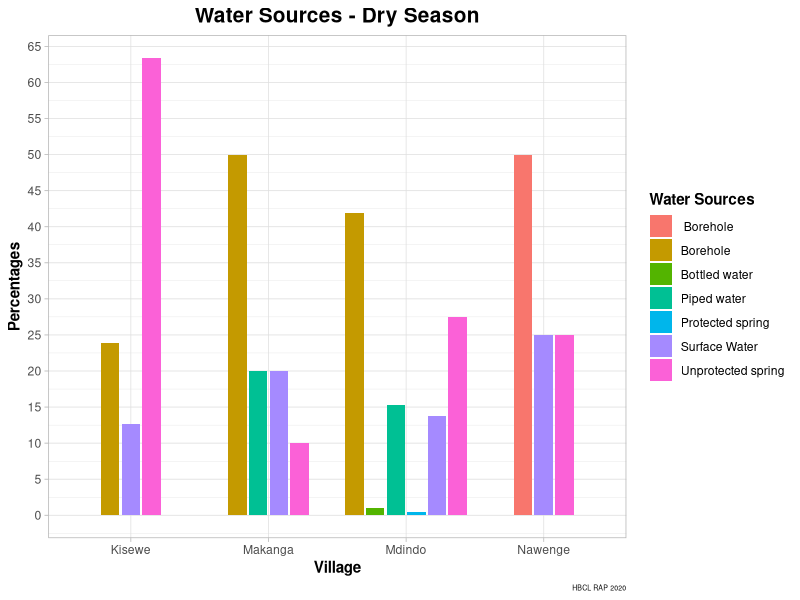
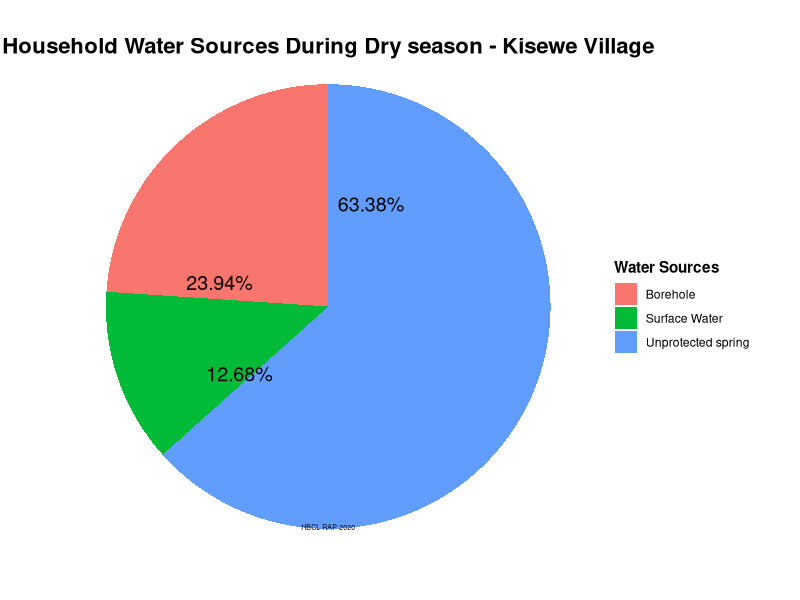
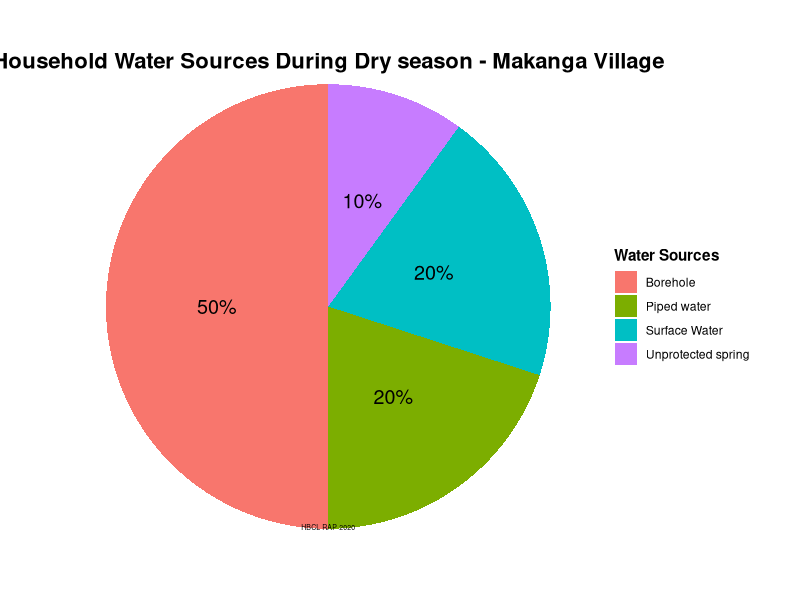
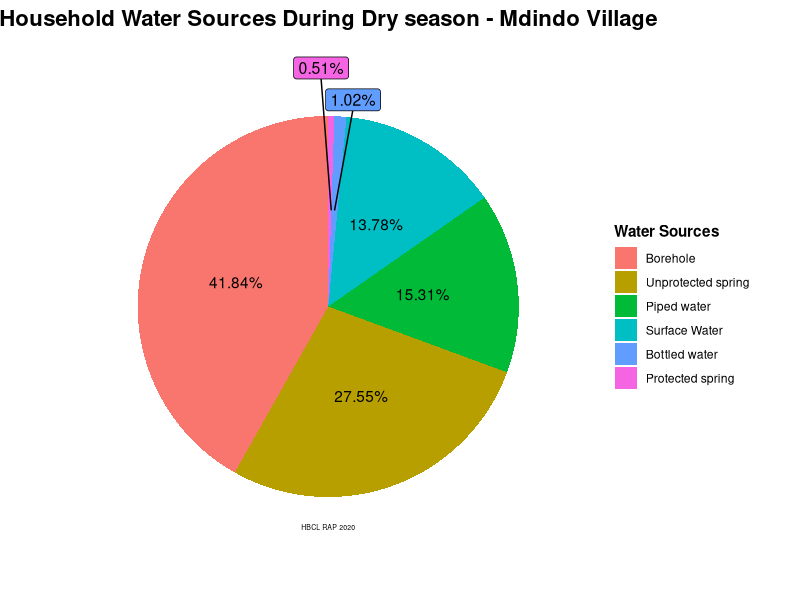
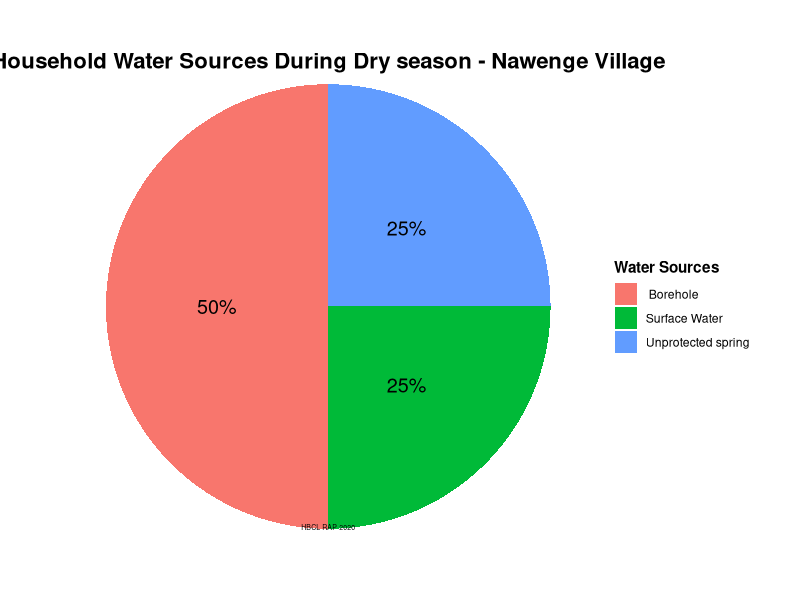

R code for these plots, in order: (Note: this script raises an error after producing the figures.)
      # Household Survey data analysis - WATER SORCES
      # Harmonic Biosphere Company Limited 
      # W. J. Simbila
      # June, 2020
      
      # Set working directory --------------------------------------------------------
      setwd("~")
      dir.create("RAP", showWarnings = FALSE)
      setwd("~/RAP")
      
      # Load/install required packageslibralies ---------------------------------------
      library(tidyverse)
      library(scales)
      library(ggrepel)
      
      
      options(scipen = 999)
      
      
      df<-read.csv("Household_Survey.csv",check.names = TRUE,stringsAsFactors = FALSE)
      
      
      # Renaming varibales
      df<-df %>% 
        rename(Respondent_Name = Respondent_.Name,
               HoH_N = HoH_.N, HM1_N = HM1_.N, HM7_G = HM6_G.1, HM8_G = HM_G)
      
      # WATER SERVICES AND DISTANCE 
      # 1 (a).Show percentage of each sources from each of the affected village - Dry Season
      df_Water_dryseason <- df %>% 
        select(Village, Water_Dryseason, Dryseason_dist_km) %>%
        mutate_all(na_if,"-") %>% 
        separate(Water_Dryseason,into = c("No_code","Water_Dryseason"),sep = "[0-9].") %>%
        mutate(Water_Dryseason = ifelse(is.na(Water_Dryseason), No_code, Water_Dryseason)) %>%
        select(-No_code) %>% 
        filter(!is.na(Water_Dryseason)) %>% 
        group_by(Village, Water_Dryseason) %>% 
        summarise(Dry_Season = n()) %>% 
        mutate(Dry_Season_Perc = round(Dry_Season/sum(Dry_Season)*100, digits = 2)) %>%
        mutate(Water_Dryseason = ifelse(Water_Dryseason ==" Unprotected spring", "Unprotected spring", Water_Dryseason),
               Water_Dryseason = ifelse(Water_Dryseason =="Surface water (lake/dam/river/stream)", "Surface Water", Water_Dryseason),
               Water_Dryseason = ifelse(Water_Dryseason ==" Surface water (lake/dam/river/stream)", "Surface Water", Water_Dryseason)) %>% 
        view()
      
      # Bar Chart Water Sources Dry Season
      ggplot(data = df_Water_dryseason, aes(x = Village, y = Dry_Season_Perc, fill = Water_Dryseason))+
        geom_col(position = position_dodge2(preserve = "single", width = 0.9))+
        #geom_text(aes(y = -1, label = Water_Dryseason), position = position_dodge(width = 0.9), size = 3, angle = 90, va = "top")+
        #geom_text(aes(label = ifelse(Dry_Season_Perc > 2, str_c(Dry_Season_Perc, "%"), "")), position = position_dodge2(width= 0.9, preserve = "single"),
                  #angle = 90, hjust = 1, size = 4)+
        #geom_text(aes(label = ifelse(Dry_Season_Perc < 2, str_c(Dry_Season_Perc, "%"), "")), position = position_dodge2(width= 0.9, preserve = "single"), 
                  #angle = 90, hjust = -0.1, size = 4)+
        scale_y_continuous(name = "Percentages", breaks = breaks_width(5))+
        labs(title = "Water Sources - Dry Season", caption = "HBCL RAP 2020", fill = "Water Sources")+
        theme_light()+
        theme(plot.title = element_text(size = 15, face = "bold", hjust = 0.5))+
        theme(plot.caption = element_text(size = 5, hjust = 1))+
        theme(legend.title = element_text(face = "bold"))+
        theme(axis.title.x = element_text(face = "bold"), axis.title.y = element_text(face = "bold"))
      
      
      # PIE CHART
      # (i). Pie Chat plot Kisewe water Sources - Dry Season -------------------------------------------------------
      df_Water_dryseason %>% 
        filter(Village == "Kisewe") %>% 
        ggplot(aes(x = "", y = Dry_Season_Perc, fill = Water_Dryseason))+
        geom_bar(stat = "identity")+
        coord_polar("y", start = 0)+
        geom_text(aes(label = str_c(Dry_Season_Perc, "%")), position = position_stack(vjust = 0.1), size = 5, colour = "black")+
        labs(title = "Household Water Sources During Dry season - Kisewe Village", caption = "HBCL RAP 2020", fill = "Water Sources")+
        theme_void()+
        theme(plot.title = element_text(hjust = 0.5, size = 16, face = "bold", vjust = -5))+
        theme(legend.title = element_text(face = "bold"))+
        theme(plot.caption = element_text(size = 5, vjust = 35, hjust = 0.5))
      
      # (ii). Makanga Pie Chat plot Makanga water Sources - Dry Season -------------------------------------------------------
      df_Water_dryseason %>% 
        filter(Village == "Makanga") %>% 
        ggplot(aes(x = "", y = Dry_Season_Perc, fill = Water_Dryseason))+
        geom_bar(stat = "identity")+
        coord_polar("y", start = 0)+
        geom_text(aes(label = str_c(Dry_Season_Perc, "%")), position = position_stack(vjust = 0.5), size = 5, colour = "black")+
        labs(title = "Household Water Sources During Dry season - Makanga Village", caption = "HBCL RAP 2020", fill = "Water Sources")+
        theme_void()+
        theme(plot.title = element_text(hjust = 0.5, size = 16, face = "bold", vjust = -8))+
        theme(legend.title = element_text(face = "bold"))+
        theme(plot.caption = element_text(size = 5, vjust = 35, hjust = 0.5))
      
      # (ii). Mdindo Pie Chat plot Mdindo water Sources - Dry Season -------------------------------------------------------
      df_Water_dryseason %>% 
        filter(Village == "Mdindo") %>% 
        mutate(Water_Dryseason = fct_reorder(Water_Dryseason, -Dry_Season_Perc)) %>% 
        ggplot( aes(x = "", y = Dry_Season_Perc, fill =Water_Dryseason))+
        geom_bar(stat = "identity")+
        coord_polar("y", start = 0)+
        geom_text(aes(label = ifelse(Dry_Season_Perc > 2, str_c(Dry_Season_Perc, "%"), "")), position = position_stack(vjust = 0.5))+
        geom_label_repel(aes(label = ifelse(Dry_Season_Perc < 2, str_c(Dry_Season_Perc, "%"), ""), y = Dry_Season_Perc), size = 4, show.legend = F, nudge_x = 0.6)+
        labs(title = "Household Water Sources During Dry season - Mdindo Village", caption = "HBCL RAP 2020", fill = "Water Sources")+
        theme_void()+
        theme(plot.title = element_text(hjust = 0.5, size = 16, face = "bold", vjust = 0.5))+
        theme(legend.title = element_text(face = "bold"))+
        theme(plot.caption = element_text(size = 5, vjust = 35, hjust = 0.5))
      
      # (iv). Pie Chat plot Nawenge water Sources - Dry Season -------------------------------------------------------
      df_Water_dryseason %>% 
        filter(Village == "Nawenge") %>% 
        ggplot(aes(x = "", y = Dry_Season_Perc, fill = Water_Dryseason))+
        geom_bar(stat = "identity")+
        coord_polar("y", start = 0)+
        geom_text(aes(label = str_c(Dry_Season_Perc, "%")), position = position_stack(vjust = 0.5), size = 5, colour = "black")+
        labs(title = "Household Water Sources During Dry season - Nawenge Village", caption = "HBCL RAP 2020", fill = "Water Sources")+
        theme_void()+
        theme(plot.title = element_text(hjust = 0.5, size = 16, face = "bold", vjust = -8))+
        theme(legend.title = element_text(face = "bold"))+
        theme(plot.caption = element_text(size = 5, vjust = 35, hjust = 0.5))
      
      write.csv(df_Water, "water_dryseason.csv")
      
      # 1 (b).Distance variation to the houses - Dry Season --------------------------------- 
      df_Water <- df %>% 
        select(Village, Water_Dryseason, Dryseason_dist_km) %>%
        mutate_all(na_if,"-") %>% 
        separate(Water_Dryseason,into = c("No_code","Water_Dryseason"),sep = "[0-9].") %>%
        mutate(Water_Dryseason = ifelse(is.na(Water_Dryseason), No_code, Water_Dryseason)) %>%
        select(-No_code) %>% 
        mutate(Dryseason_dist_km = as.numeric(Dryseason_dist_km)) %>% 
        filter(!is.na(Water_Dryseason)) %>% 
        group_by(Village, Water_Dryseason) %>% 
        summarise(Ave_dist = mean(Dryseason_dist_km, na.rm = TRUE)) %>% 
        view()
      
      
      # 2 (a).Show percentage of each sources from each of the affected village - Wet Season
      df_Water_wetseason <- df %>% 
        select(Village, Water_Wetseason, Wetseason_dist_km) %>%
        mutate_all(na_if,"-") %>% 
        separate(Water_Wetseason,into = c("No_code","Water_Wetseason"),sep = "[0-9].") %>%
        mutate(Water_Wetseason = ifelse(is.na(Water_Wetseason), No_code, Water_Wetseason)) %>%
        select(-No_code) %>% 
        filter(!is.na(Water_Wetseason)) %>% 
        group_by(Village, Water_Wetseason) %>% 
        summarise(Wet_Season = n()) %>% 
        mutate(Wet_Season_Perc = round(Wet_Season/sum(Wet_Season)*100, digits = 2)) %>%
        mutate(Water_Wetseason = ifelse(Water_Wetseason ==" Unprotected spring", "Unprotected spring", Water_Wetseason),
               Water_Wetseason = ifelse(Water_Wetseason =="Surface water (lake/dam/river/stream)", "Surface Water", Water_Wetseason),
               Water_Wetseason = ifelse(Water_Wetseason ==" Surface water (lake/dam/river/stream)", "Surface Water", Water_Wetseason)) %>% 
        view()
      
      
      # Bar Chart Water Sources Wet Season
      ggplot(data = df_Water_wetseason, aes(x = Village, y = Wet_Season_Perc, fill = Water_Wetseason))+
        geom_col(position = position_dodge2(preserve = "single", width = 0.9))+
        #geom_text(aes(y = -1, label = Water_Dryseason), position = position_dodge(width = 0.9), size = 3, angle = 90, va = "top")+
        #geom_text(aes(label = ifelse(Wet_Season_Perc > 2, str_c(Wet_Season_Perc, "%"), "")), position = position_dodge2(width= 0.9, preserve = "single"), 
                  #angle = 90, hjust = 1, size = 4)+
        #geom_text(aes(label = ifelse(Wet_Season_Perc < 2, str_c(Wet_Season_Perc, "%"), "")), position = position_dodge2(width= 0.9, preserve = "single"), 
                  #angle = 90, hjust = -0.1, size = 4)+
        scale_y_continuous(name = "Percentages", breaks = breaks_width(5))+
        labs(title = "Water Sources - Wet Season", caption = "HBCL RAP 2020", fill = "Water Sources")+
        theme_light()+
        theme(plot.title = element_text(size = 15, face = "bold", hjust = 0.5))+
        theme(plot.caption = element_text(size = 5, hjust = 1))+
        theme(legend.title = element_text(face = "bold"))+
        theme(axis.title.x = element_text(face = "bold"), axis.title.y = element_text(face = "bold"))
      
      
      # (i). Pie Chat plot Kisewe water Sources - Wet Season -------------------------------------------------------
      df_Water_wetseason %>% 
        filter(Village == "Kisewe") %>%
        mutate(Water_Wetseason = fct_reorder(Water_Wetseason, -Wet_Season_Perc)) %>% 
        ggplot(aes(x = "", y = Wet_Season_Perc, fill = Water_Wetseason))+
        geom_bar(stat = "identity")+
        coord_polar("y", start = 0)+
        geom_text(aes(label = ifelse(Wet_Season_Perc >1, str_c( Wet_Season_Perc, "%"),"")), position = position_stack(vjust = 0.5), size = 5, colour = "black")+
        geom_label_repel(aes(label = ifelse(Wet_Season_Perc < 1, str_c(Wet_Season_Perc, "%"), "")), size = 4, nudge_x = 0.55, show.legend = F)+
        labs(title = "Household Water Sources During Wet season - Kisewe Village", caption = "HBCL RAP 2020", fill = "Water Sources")+
        theme_void()+
        theme(plot.title = element_text(hjust = 0.5, size = 15, face = "bold", vjust = -2))+
        theme(legend.title = element_text(face = "bold"))+
        theme(plot.caption = element_text(size = 5, vjust = 35, hjust = 0.5))
      
      # (ii). Pie Chat plot Makanga water Sources - Wet Season -------------------------------------------------------
      df_Water_wetseason %>% 
        filter(Village == "Makanga") %>% 
        ggplot(aes(x = "", y = Wet_Season_Perc, fill = Water_Wetseason))+
        geom_bar(stat = "identity")+
        coord_polar("y", start = 0)+
        geom_text(aes(label = str_c( Wet_Season_Perc, "%")), position = position_stack(vjust = 0.5), size = 5, colour = "black")+
        labs(title = "Household Water Sources During Wet season - Makanga Village", caption = "HBCL RAP 2020", fill = "Water Sources")+
        theme_void()+
        theme(plot.title = element_text(hjust = 0.5, size = 16, face = "bold", vjust = -8))+
        theme(legend.title = element_text(face = "bold"))+
        theme(plot.caption = element_text(size = 5, vjust = 35, hjust = 0.5))
      
      
      # (iii). Mdindo Pie Chat plot Mdindo water Sources - Wet Season -------------------------------------------------------
      df_Water_wetseason %>% 
        filter(Village == "Mdindo") %>% 
        ggplot(aes(x = "", y = Wet_Season_Perc, fill = reorder(Water_Wetseason, -Wet_Season_Perc)))+
        geom_bar(stat = "identity")+
        coord_polar("y", start = 0)+
        geom_text(aes(label = ifelse (Wet_Season_Perc > 14, str_c( Wet_Season_Perc, "%"), "")), position = position_stack(vjust = 0.5), size = 5, colour = "black")+
        geom_label_repel(aes(label = ifelse(Wet_Season_Perc < 14, str_c(Wet_Season_Perc, "%"), "")), size = 3, nudge_x = 1.5, show.legend = F)+
        labs(title = "Household Water Sources During Wet season - Mdindo Village", caption = "HBCL RAP 2020", fill = "Water Sources")+
        theme_void()+
        theme(plot.title = element_text(hjust = 0.5, size = 15, face = "bold", vjust = 2))+
        theme(legend.title = element_text(face = "bold"))+
        theme(plot.caption = element_text(size = 5, vjust = 35, hjust = 0.5))
      
      
      # (iiv).Pie Chat plot Nawenge water Sources - Wet Season -------------------------------------------------------
      df_Water_wetseason %>% 
        filter(Village == "Nawenge") %>% 
        ggplot(aes(x = "", y = Wet_Season_Perc, fill = Water_Wetseason))+
        geom_bar(stat = "identity")+
        coord_polar("y", start = 0)+
        geom_text(aes(label = str_c( Wet_Season_Perc, "%")), position = position_stack(vjust = 0.5), size = 5, colour = "black")+
        labs(title = "Household Water Sources During Wet season - Nawenge Village", caption = "HBCL RAP 2020", fill = "Water Sources")+
        theme_void()+
        theme(plot.title = element_text(hjust = 0.5, size = 16, face = "bold", vjust = -8))+
        theme(legend.title = element_text(face = "bold"))+
        theme(plot.caption = element_text(size = 5, vjust = 35, hjust = 0.5))
      
      # write.csv(df_Water, "water_wetseason.csv")
      
      
      # b.(i). Pie Chat plot Nawenge water Sources - Wet Season -------------------------------------------------------
      df_Nawenge_Drywater <- df_Water %>% 
        filter(Village == "Nawenge") %>% 
        ggplot(data = df_Nawenge_Drywater, aes(x = "", y = Dry_Season_Perc, fill = Water_Dryseason))+
        geom_bar(stat = "identity")+
        coord_polar("y", start = 0)+
        geom_text(aes(label = str_c(Dry_Season_Perc, "%")), position = position_stack(vjust = 0.5), size = 5, colour = "white")+
        labs(title = "Household Water Sources During Dry season - Nawenge Village", caption = "HBCL RAP 2020", fill = "Water Sources")+
        theme_void()+
        theme(plot.title = element_text(hjust = 0.5, size = 16, face = "bold", vjust = -5))+
        theme(legend.title = element_text(face = "bold"))+
        theme(plot.caption = element_text(size = 5, vjust = 35, hjust = 0.5))
      
      # 2 (b).Distance variation to the houses - Wet Season  
      df_Water_wetseason <- df %>% 
        select(Village, Water_Wetseason, Wetseason_dist_km) %>%
        mutate_all(na_if,"-") %>% 
        separate(Water_Wetseason,into = c("No_code","Water_Wetseason"),sep = "[0-9].") %>%
        mutate(Water_Wetseason = ifelse(is.na(Water_Wetseason), No_code, Water_Wetseason)) %>%
        select(-No_code) %>% 
        mutate( Wetseason_dist_km = as.numeric(Wetseason_dist_km)) %>% 
        filter(!is.na(Water_Wetseason)) %>% 
        group_by(Village, Water_Wetseason) %>% 
        summarise(Ave_dist = mean(Wetseason_dist_km, na.rm = TRUE)) %>% 
        view()
